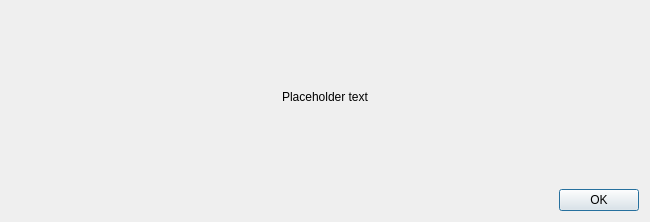
<?xml version="1.0" encoding="UTF-8"?>
<ui version="4.0">
 <class>StartOptionsDialog</class>
 <widget class="QDialog" name="StartOptionsDialog">
  <property name="geometry">
   <rect>
    <x>0</x>
    <y>0</y>
    <width>650</width>
    <height>222</height>
   </rect>
  </property>
  <property name="sizePolicy">
   <sizepolicy hsizetype="Minimum" vsizetype="Minimum">
    <horstretch>0</horstretch>
    <verstretch>0</verstretch>
   </sizepolicy>
  </property>
  <property name="minimumSize">
   <size>
    <width>650</width>
    <height>100</height>
   </size>
  </property>
  <property name="windowTitle">
   <string>StartOptions Error</string>
  </property>
  <layout class="QVBoxLayout" name="verticalLayout">
   <property name="sizeConstraint">
    <enum>QLayout::SetMinimumSize</enum>
   </property>
   <item>
    <widget class="QLabel" name="ErrorLable">
     <property name="text">
      <string notr="true">Placeholder text</string>
     </property>
     <property name="textFormat">
      <enum>Qt::RichText</enum>
     </property>
     <property name="alignment">
      <set>Qt::AlignCenter</set>
     </property>
     <property name="wordWrap">
      <bool>true</bool>
     </property>
    </widget>
   </item>
   <item>
    <widget class="QDialogButtonBox" name="buttonBox">
     <property name="orientation">
      <enum>Qt::Horizontal</enum>
     </property>
     <property name="standardButtons">
      <set>QDialogButtonBox::Ok</set>
     </property>
    </widget>
   </item>
  </layout>
 </widget>
 <resources/>
 <connections>
  <connection>
   <sender>buttonBox</sender>
   <signal>accepted()</signal>
   <receiver>StartOptionsDialog</receiver>
   <slot>accept()</slot>
   <hints>
    <hint type="sourcelabel">
     <x>20</x>
     <y>20</y>
    </hint>
    <hint type="destinationlabel">
     <x>20</x>
     <y>20</y>
    </hint>
   </hints>
  </connection>
  <connection>
   <sender>buttonBox</sender>
   <signal>rejected()</signal>
   <receiver>StartOptionsDialog</receiver>
   <slot>reject()</slot>
   <hints>
    <hint type="sourcelabel">
     <x>20</x>
     <y>20</y>
    </hint>
    <hint type="destinationlabel">
     <x>20</x>
     <y>20</y>
    </hint>
   </hints>
  </connection>
 </connections>
</ui>
